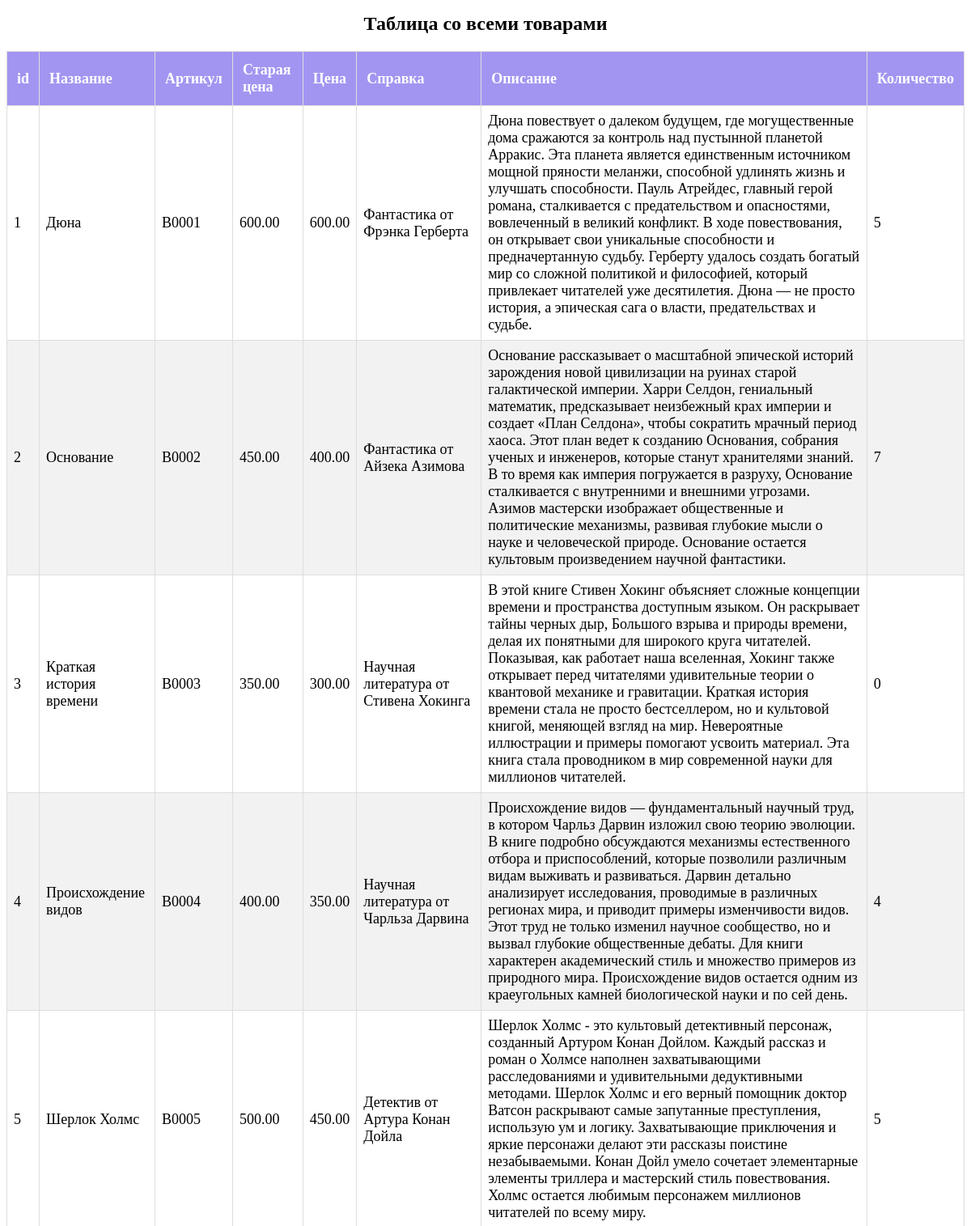
The app's page /views/table.php (upper part) with its own data.
### tables this page shows
CREATE TABLE `product` (
  `id` int(10) UNSIGNED NOT NULL,
  `position` int(11) DEFAULT '0',
  `url` varchar(255) NOT NULL,
  `name` varchar(255) NOT NULL,
  `articul` varchar(255) NOT NULL,
  `price` decimal(10,2) NOT NULL,
  `currency_id` int(10) UNSIGNED DEFAULT NULL,
  `price_old` decimal(10,2) NOT NULL,
  `notice` text,
  `content` text,
  `visible` tinyint(1) NOT NULL,
  `quantity` int(11) NOT NULL,
  `image` text NOT NULL
);

### filter.php (called while the page is built, shortened)
<?php
include "../database.php";
function getFilteredProducts($filters) {
    global $pdo;
    $params = [];
    $sql = "SELECT * FROM product";
    $stmt = $pdo->prepare($sql);
    $stmt->execute($params);
    return $stmt->fetchAll();
}
$filters = [
    'discount' => $_GET['discount'] ?? null,
    'availability' => $_GET['availability'] ?? null,
    'genre' => $_GET['genre'] ?? null
];
$datas=getFilteredProducts($filters);
?>

### views/table.php (the view, shortened to what this page needs)
<?php
include "../database.php";
include "../filter.php";
?>
<!DOCTYPE html>
<html lang="en">
<head>
    <link rel="stylesheet" href="../css/table.css">
</head>
<body>
    <main>
        <h1 class="main__title">Таблица со всеми товарами</h1>
        <table class="table mt-3" id="dataTable">
            <thead class="thead">
                <tr>
                    <th>id</th>
                    <th>Название</th>
                    <th>Артикул</th>
                    <th>Старая цена</th>
                    <th>Цена</th>
                    <th>Справка</th>
                    <th>Описание</th>
                    <th>Количество</th>
                </tr>
            </thead>
            <tbody>
            <?php foreach ($datas as $data): ?>
                <tr class="tr">
                    <td><?= htmlspecialchars($data['id']); ?></td>
                    <td><?= htmlspecialchars($data['name']); ?></td>
                    <td><?= htmlspecialchars($data['articul']); ?></td>
                    <td><?= htmlspecialchars($data['price_old']); ?></td>
                    <td><?= htmlspecialchars($data['price']); ?></td>
                    <td><?= htmlspecialchars($data['notice']); ?></td>
                    <td><?= htmlspecialchars($data['content']); ?></td>
                    <td><?= htmlspecialchars($data['quantity']); ?></td>
                </tr>
            <?php endforeach; ?>
            </tbody>
        </table>
    </main>
</body>
</html>

### css/table.css (style rules this page uses)
.table { width: 100%; border-collapse: collapse; margin: 20px 0; font-size: 18px; text-align: left; }
.table thead th { background-color: #a295f1; color: white; padding: 12px; border: 1px solid #dddddd; }
.table tbody tr:nth-child(even) { background-color: #f2f2f2; }
.table tbody td { border: 1px solid #dddddd; padding: 8px; }
.main__title { font-size: 24px; margin-bottom: 20px; text-align: center; }
thead th { position: sticky; top: 0; background: white; }

### records on screen
product: id "1", name "Дюна", articul "B0001", price_old "600.00", price "600.00", notice "Фантастика от Фрэнка Герберта", content "Дюна повествует о далеком будущем, где могущественные дома сражаются за контроль над пустынной планетой Арракис. Эта планета является единственным источником мощной пряности меланжи, способной удлинять жизнь и улучшать способности. Пауль Атрейдес, главный герой романа, сталкивается с предательством и опасностями, вовлеченный в великий конфликт. В ходе повествования, он открывает свои уникальные способности и предначертанную судьбу. Герберту удалось создать богатый мир со сложной политикой и философией, который привлекает читателей уже десятилетия. Дюна — не просто история, а эпическая сага о власти, предательствах и судьбе.", quantity "5"
product: id "2", name "Основание", articul "B0002", price_old "450.00", price "400.00", notice "Фантастика от Айзека Азимова", content "Основание рассказывает о масштабной эпической историй зарождения новой цивилизации на руинах старой галактической империи. Харри Селдон, гениальный математик, предсказывает неизбежный крах империи и создает «План Селдона», чтобы сократить мрачный период хаоса. Этот план ведет к созданию Основания, собрания ученых и инженеров, которые станут хранителями знаний. В то время как империя погружается в разруху, Основание сталкивается с внутренними и внешними угрозами. Азимов мастерски изображает общественные и политические механизмы, развивая глубокие мысли о науке и человеческой природе. Основание остается культовым произведением научной фантастики.", quantity "7"
product: id "3", name "Краткая история времени", articul "B0003", price_old "350.00", price "300.00", notice "Научная литература от Стивена Хокинга", content "В этой книге Стивен Хокинг объясняет сложные концепции времени и пространства доступным языком. Он раскрывает тайны черных дыр, Большого взрыва и природы времени, делая их понятными для широкого круга читателей. Показывая, как работает наша вселенная, Хокинг также открывает перед читателями удивительные теории о квантовой механике и гравитации. Краткая история времени стала не просто бестселлером, но и культовой книгой, меняющей взгляд на мир. Невероятные иллюстрации и примеры помогают усвоить материал. Эта книга стала проводником в мир современной науки для миллионов читателей.", quantity "0"
product: id "4", name "Происхождение видов", articul "B0004", price_old "400.00", price "350.00", notice "Научная литература от Чарльза Дарвина", content "Происхождение видов — фундаментальный научный труд, в котором Чарльз Дарвин изложил свою теорию эволюции. В книге подробно обсуждаются механизмы естественного отбора и приспособлений, которые позволили различным видам выживать и развиваться. Дарвин детально анализирует исследования, проводимые в различных регионах мира, и приводит примеры изменчивости видов. Этот труд не только изменил научное сообщество, но и вызвал глубокие общественные дебаты. Для книги характерен академический стиль и множество примеров из природного мира. Происхождение видов остается одним из краеугольных камней биологической науки и по сей день.", quantity "4"
product: id "5", name "Шерлок Холмс", articul "B0005", price_old "500.00", price "450.00", notice "Детектив от Артура Конан Дойла", content "Шерлок Холмс - это культовый детективный персонаж, созданный Артуром Конан Дойлом. Каждый рассказ и роман о Холмсе наполнен захватывающими расследованиями и удивительными дедуктивными методами. Шерлок Холмс и его верный помощник доктор Ватсон раскрывают самые запутанные преступления, использую ум и логику. Захватывающие приключения и яркие персонажи делают эти рассказы поистине незабываемыми. Конан Дойл умело сочетает элементарные элементы триллера и мастерский стиль повествования. Холмс остается любимым персонажем миллионов читателей по всему миру.", quantity "5"
